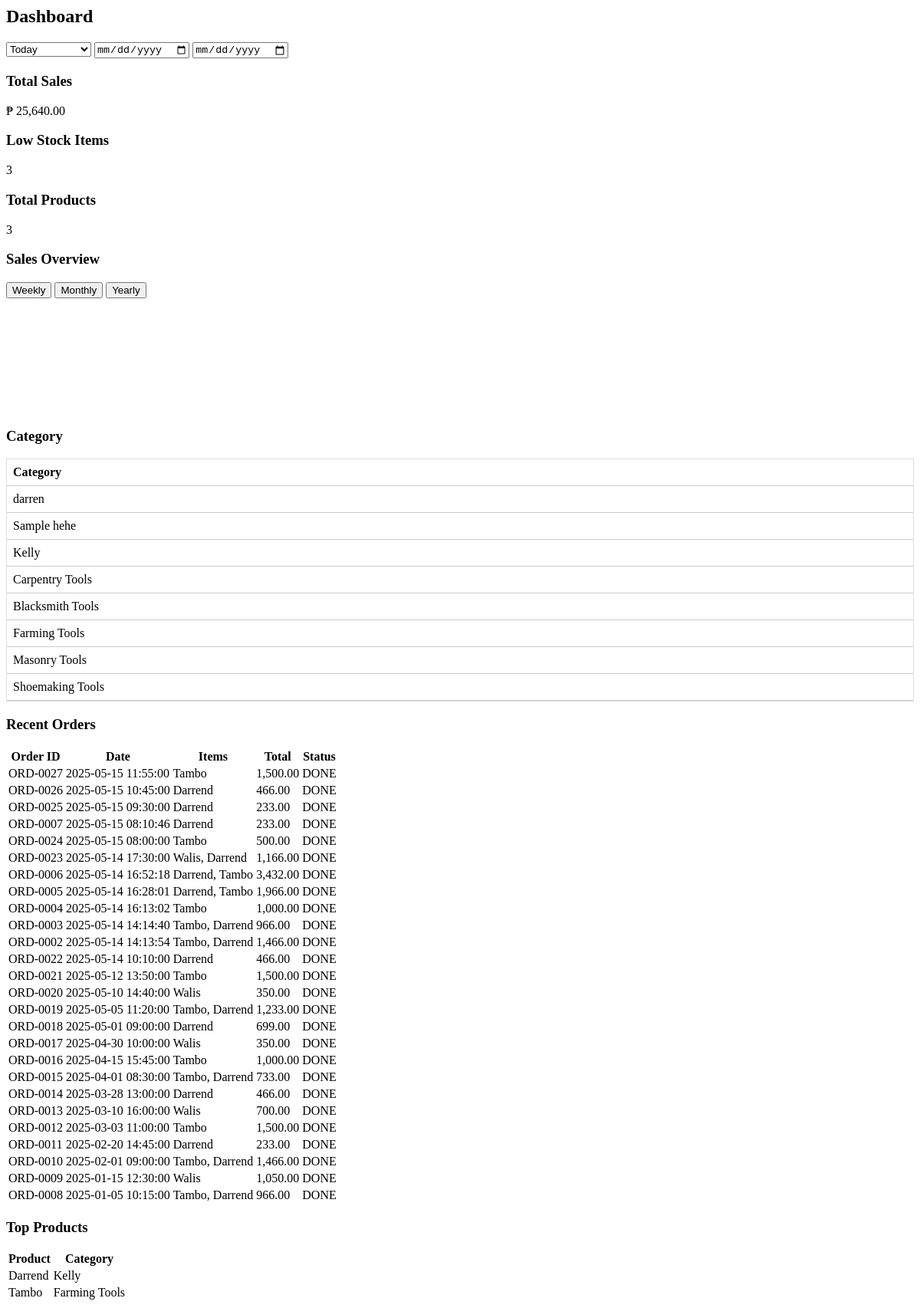
Screenshot of /pages/dashboard.php (signed in) with the database file from the repository.
### tables this page shows
CREATE TABLE `tblcategory` (
  `categoryid` int(11) NOT NULL AUTO_INCREMENT,
  `category` varchar(128) DEFAULT '',
  `is_archived` varchar(128) DEFAULT 'No',
  PRIMARY KEY (`categoryid`)
);

CREATE TABLE `tblinventory` (
  `inventory_id` int(11) NOT NULL AUTO_INCREMENT,
  `product_id` varchar(128) DEFAULT '',
  `product_name` varchar(128) DEFAULT '',
  `color` varchar(128) DEFAULT '',
  `categoryid` int(11) DEFAULT 0,
  `subcategoryid` int(11) DEFAULT 0,
  `sizesid` int(11) DEFAULT 0,
  `madefromid` int(11) DEFAULT 0,
  `cooperativeid` int(11) DEFAULT 0,
  `qty_available` double DEFAULT 0,
  `reorder_threshold` varchar(128) DEFAULT '',
  `storageid` int(11) DEFAULT 0,
  `cost_price` double DEFAULT 0,
  `retail_price` double DEFAULT 0,
  `unitid` int(11) DEFAULT 0,
  `created_at` timestamp NOT NULL DEFAULT current_timestamp(),
  `current_stock` double DEFAULT 0,
  `current_stock_date` datetime DEFAULT NULL,
  `new_stock` double DEFAULT 0,
  `new_stock_date` datetime DEFAULT NULL,
  `total_stock` double DEFAULT 0,
  PRIMARY KEY (`inventory_id`)
);

### includes/function.php (called while the page is built, shortened)
<?php
function GetValue($sql_query)
{
    global $db_connection;
    $result = mysqli_query($db_connection, $sql_query);
    $row = mysqli_fetch_array($result);
    return $row[0];
}
function Number($float)
{
    if ($float == 0) {
        return "";
    } else {
        if ($float > 0) {
            return number_format($float, 2, ".", ",");
        } else {
            return '(' . number_format(abs($float), 2, ".", ",") . ')';
        }
    }
}

### pages/dashboard.php (the view, shortened to what this page needs)
<?php include('../includes/init.php');
is_blocked(); ?>
<div class="module" id="dashboardModule">
    <h2>Dashboard</h2>
    <div class="dashboard-filter">
        <select id="dashboardDateFilter" onchange="updateDashboard()">
            <option value="today">Today</option>
        </select>
        <input type="date" id="dashboardStartDate" onchange="updateDashboard()">
        <input type="date" id="dashboardEndDate" onchange="updateDashboard()">
    </div>
    <div class="metrics-grid">
        <div class="metric-card">
            <h3>Total Sales</h3>
            <div class="metric-value">₱<span id="totalSalesValue">
                    <?php echo Number(GetValue('select SUM(qty * price) from tblsales_details ')); ?>
                </span></div>
        </div>
        <div class="metric-card">
            <h3>Low Stock Items</h3>
            <div class="metric-value"><span id="lowStockValue">
                    <?php echo GetValue('select count(*) from tblinventory '); ?>
                </span></div>
        </div>
        <div class="metric-card">
            <h3>Total Products</h3>
            <div class="metric-value"><span id="totalOrdersValue">
                    <?php echo GetValue('select count(*) from tblinventory '); ?>
                </span></div>
        </div>
    </div>
    <div class="charts-grid">
        <div class="chart-card">
            <h3>Sales Overview</h3>
            <div class="chart-filters">
                <button class="chart-filter-btn active" onclick="updateSalesChart('weekly')">Weekly</button>
                <button class="chart-filter-btn" onclick="updateSalesChart('monthly')">Monthly</button>
                <button class="chart-filter-btn" onclick="updateSalesChart('yearly')">Yearly</button>
            </div>
            <canvas id="salesOverviewChart"></canvas>
        </div>
        <div class="chart-card">
            <h3>Category</h3>
            <div class="scrollable-table">
                <table>
                    <thead>
                        <tr>
                            <th>Category</th>
                        </tr>
                    </thead>
                    <tbody id="recentOrdersBody">
                        <?php
                        $rs = mysqli_query($db_connection, 'SELECT categoryid, category FROM tblcategory');
                        while ($rw = mysqli_fetch_array($rs)) {
                            echo '<tr><td>' . htmlspecialchars($rw['category']) . '</td></tr>';
                        }
                        ?>
                    </tbody>
                </table>
            </div>
        </div>
    </div>
    <div class="bottom-grid">
        <div class="data-card">
            <h3>Recent Orders</h3>
            <div class="data-table">
                <table>
                    <thead>
                        <tr>
                            <th>Order ID</th>
                            <th>Date</th>
                            <th>Items</th>
                            <th>Total</th>
                            <th>Status</th>
                        </tr>
                    </thead>
                    <tbody id="recentOrdersBody">
                        <?php
                        $query = "
                            SELECT
                            s.order_id,
                            s.created_at,
                            GROUP_CONCAT(i.product_name SEPARATOR ', ') AS items,
                            SUM(d.qty * d.price) AS total
                            FROM tblsales s
                            JOIN tblsales_details d ON s.sales_id = d.sales_id
                            JOIN tblinventory i ON d.inventory_id = i.inventory_id
                            GROUP BY s.order_id, s.created_at
                            ORDER BY s.created_at DESC
                        ";
                        $rs = mysqli_query($db_connection, $query);
                        while ($rw = mysqli_fetch_assoc($rs)) {
                            echo '<tr>
                                <td>' . htmlspecialchars($rw['order_id']) . '</td>
                                <td>' . htmlspecialchars($rw['created_at']) . '</td>
                                <td>' . htmlspecialchars($rw['items']) . '</td>
                                <td>' . number_format($rw['total'], 2) . '</td>
                                <td>DONE</td>
                            </tr>';
                        }
                        ?>
                    </tbody>
                </table>
            </div>
        </div>
        <div class="data-card">
            <h3>Top Products</h3>
            <div class="data-table">
                <table>
                    <thead>
                        <tr>
                            <th>Product</th>
                            <th>Category</th>
                        </tr>
                    </thead>
                    <tbody id="topProductsBody">
                        <?php
                        $query = "
                            SELECT
                                i.product_id,
                                i.product_name,
                                i.color,
                                c.category,
                                sc.subcategory,
                                s.size,
                                mf.madefrom,
                                coop.cooperative,
                                i.qty_available,
                                i.reorder_threshold,
                                st.storage,
                                i.cost_price,
                                i.retail_price,
                                u.unit,
                                i.current_stock,
                                i.new_stock,
                                i.total_stock,
                                i.inventory_id
                            FROM tblinventory i
                            LEFT JOIN tblcategory c ON i.categoryid = c.categoryid
                            LEFT JOIN tblsubcategory sc ON i.subcategoryid = sc.subcategoryid
                            LEFT JOIN tblsizes s ON i.sizesid = s.sizesid
                            LEFT JOIN tblmadefrom mf ON i.madefromid = mf.madefromid
                            LEFT JOIN tblcooperative coop ON i.cooperativeid = coop.cooperativeid
                            LEFT JOIN tblstorage st ON i.storageid = st.storageid
                            LEFT JOIN tblunit u ON i.unitid = u.unitid
                        ";
                        $query .= ' ORDER BY i.product_name ASC LIMIT 0,2';
                        $result = mysqli_query($db_connection, $query);
                        while ($row = mysqli_fetch_assoc($result)) {
                            echo "<tr>
                            <td>" . htmlspecialchars($row['product_name']) . "</td>
                            <td>" . htmlspecialchars($row['category']) . "</td>
                        </tr>";
                        }
                        ?>
                    </tbody>
                </table>
            </div>
        </div>
    </div>
</div>

### pages/dashboard.php (style rules this page uses)
.scrollable-table { max-height: 360px; overflow-y: auto; border: 1px solid #ddd; }
.scrollable-table table { width: 100%; border-collapse: collapse; }
.scrollable-table th, .scrollable-table td { padding: 8px; text-align: left; border-bottom: 1px solid #ccc; }

### rows the page displays
tblcategory: category "darren"
tblcategory: category "Sample hehe"
tblcategory: category "Kelly"
tblcategory: category "Carpentry Tools"
tblcategory: category "Blacksmith Tools"
tblcategory: category "Farming Tools"
tblcategory: category "Masonry Tools"
tblcategory: category "Shoemaking Tools"
tblinventory: product_name "Darrend", categoryid.category "Kelly"
tblinventory: product_name "Tambo", categoryid.category "Farming Tools"

### other values shown
Number(GetValue('select SUM(qty * price) from tblsales_details ')) "25,640.00"
GetValue('select count(*) from tblinventory ') "3"
$rw['order_id'] "ORD-0027"
$rw['created_at'] "2025-05-15 11:55:00"
$rw['items'] "Tambo"
$rw['total'] "1,500.00"
$rw['order_id'] "ORD-0026"
$rw['created_at'] "2025-05-15 10:45:00"
$rw['items'] "Darrend"
$rw['total'] "466.00"
$rw['order_id'] "ORD-0025"
$rw['created_at'] "2025-05-15 09:30:00"
$rw['total'] "233.00"
$rw['order_id'] "ORD-0007"
$rw['created_at'] "2025-05-15 08:10:46"
